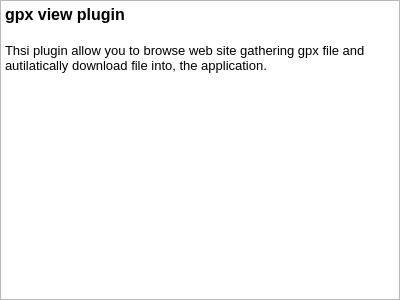
<?xml version="1.0" encoding="UTF-8"?>
<ui version="4.0">
 <class>DisplayInternetBrowserHelp</class>
 <widget class="QTextBrowser" name="DisplayInternetBrowserHelp">
  <property name="geometry">
   <rect>
    <x>0</x>
    <y>0</y>
    <width>400</width>
    <height>300</height>
   </rect>
  </property>
  <property name="html">
   <string>&lt;!DOCTYPE HTML PUBLIC &quot;-//W3C//DTD HTML 4.0//EN&quot; &quot;http://www.w3.org/TR/REC-html40/strict.dtd&quot;&gt;
&lt;html&gt;&lt;head&gt;&lt;meta name=&quot;qrichtext&quot; content=&quot;1&quot; /&gt;&lt;style type=&quot;text/css&quot;&gt;
p, li { white-space: pre-wrap; }
&lt;/style&gt;&lt;/head&gt;&lt;body style=&quot; font-family:'Sans'; font-size:10pt; font-weight:400; font-style:normal;&quot;&gt;
&lt;table border=&quot;0&quot; style=&quot;-qt-table-type: root; margin-top:4px; margin-bottom:4px; margin-left:4px; margin-right:4px;&quot;&gt;
&lt;tr&gt;
&lt;td style=&quot;border: none;&quot;&gt;
&lt;p style=&quot; margin-top:0px; margin-bottom:0px; margin-left:0px; margin-right:0px; -qt-block-indent:0; text-indent:0px;&quot;&gt;&lt;span style=&quot; font-size:12pt; font-weight:600;&quot;&gt;gpx view plugin&lt;/span&gt;&lt;/p&gt;
&lt;p style=&quot;-qt-paragraph-type:empty; margin-top:0px; margin-bottom:0px; margin-left:0px; margin-right:0px; -qt-block-indent:0; text-indent:0px; font-size:12pt; font-weight:600;&quot;&gt;&lt;/p&gt;
&lt;p style=&quot; margin-top:0px; margin-bottom:0px; margin-left:0px; margin-right:0px; -qt-block-indent:0; text-indent:0px;&quot;&gt;Thsi plugin allow you to browse web site gathering gpx file and autilatically download file into, the application.&lt;/p&gt;&lt;/td&gt;&lt;/tr&gt;&lt;/table&gt;&lt;/body&gt;&lt;/html&gt;</string>
  </property>
 </widget>
 <resources/>
 <connections/>
</ui>
